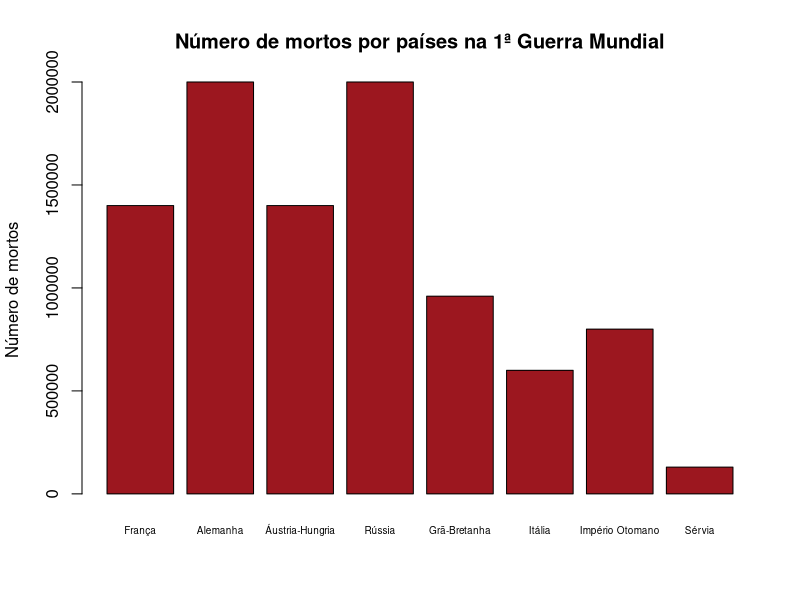
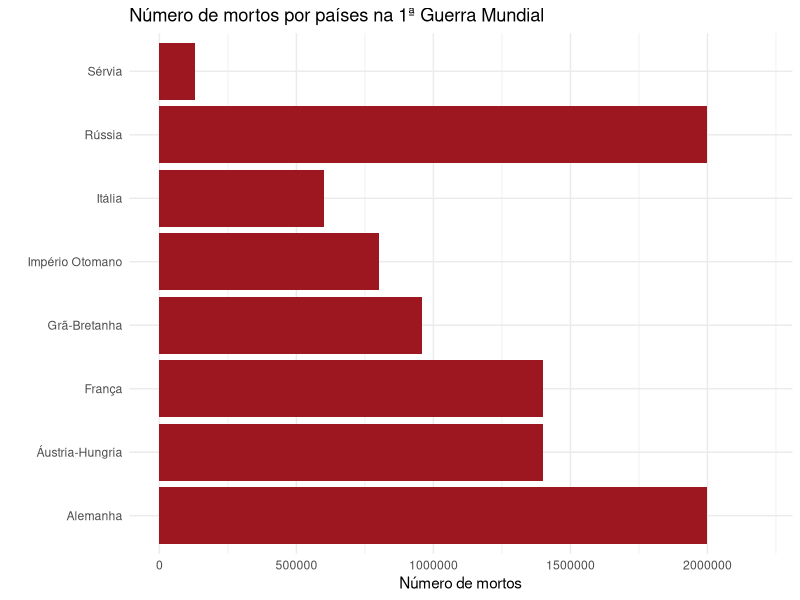

The R source for these figures, in order:
## ---- chunk 1
options(scipen=999999)
## ---- chunk 2
library(dplyr)
library(readxl)
library(ggplot2)
## ---- chunk 3
paises <- c("França", "Alemanha", "Áustria-Hungria", "Rússia", "Grã-Bretanha", "Itália", "Império Otomano", "Sérvia")
mortos <- c(1400000, 2000000, 1400000, 2000000, 960000, 600000, 800000, 130000)

base <- tibble(paises, mortos)
## ---- chunk 4
barplot(
  base$mortos,
  names.arg = base$paises,
  col = "#9c171f",
  cex.names = 0.6,
  main = "Número de mortos por países na 1ª Guerra Mundial",
  ylab = "Número de mortos"
  )
## ---- chunk 5
base %>% 
  ggplot(aes(x = paises, y = mortos)) +
  geom_bar(stat = 'identity', fill = "#9c171f") +
  #geom_text(aes(label = mortos), hjust = 0, color = "#727070") + 
  coord_flip() +
  scale_y_continuous(limits = c(0, 2200000)) +
  theme_minimal() +
  labs(y = "Número de mortos", x = "", title = "Número de mortos por países na 1ª Guerra Mundial")
  
